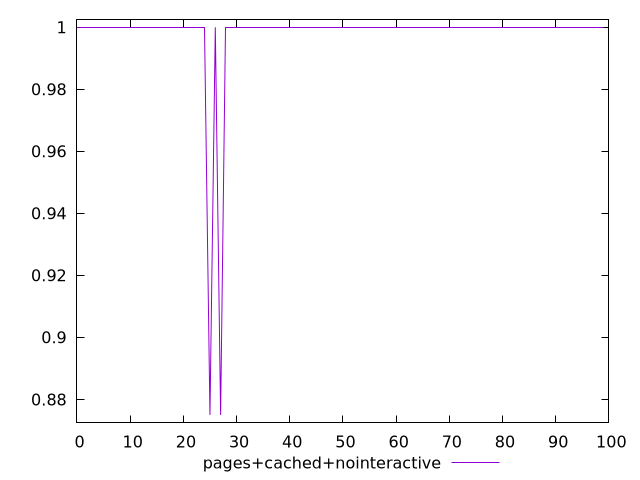

Recreate this plot in gnuplot.
$_pagesCachedNointeractive <<EOF
1
1
1
1
1
1
1
1
1
1
1
1
1
1
1
1
1
1
1
1
1
1
1
1
1
0.875
1
0.875
1
1
1
1
1
1
1
1
1
1
1
1
1
1
1
1
1
1
1
1
1
1
1
1
1
1
1
1
1
1
1
1
1
1
1
1
1
1
1
1
1
1
1
1
1
1
1
1
1
1
1
1
1
1
1
1
1
1
1
1
1
1
1
1
1
1
1
1
1
1
1
1
EOF
set key outside below
set terminal pngcairo
set output "report_00006_2020-11-02T20-21-41.718Z/unminified-css/pages+cached+nointeractive//score.png"
set yrange [0.8725:1.0025]
plot $_pagesCachedNointeractive title "pages+cached+nointeractive" with line ,
